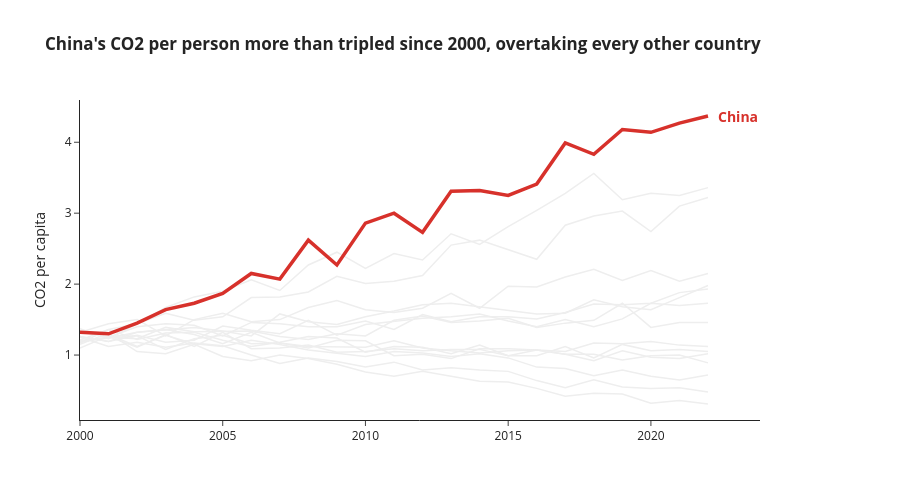

Notebook cell for this chart:
### Markdown cell above
## Task 1 - A line chart showing CO2 per Capita for all countries in the dataset

**Requirements:**
- All countries shown (for context), but only **one highlighted in colour** — your choice which
- All other lines in grey (#EEEEEE), thinner
- Highlighted country/countries **labelled directly** at the end of its line (not in a legend)
- Insight title that names the highlighted country/countries and its story

### Code cell
# Task 1 
# Task 1
def highlight_chart(data, metric, highlight, y_label, color="#D7312B"):
    fig = go.Figure()

    # All other countries: thin grey lines for context
    for country in data["Country"].unique():
        if country == highlight:
            continue
        d = data[data["Country"] == country].sort_values("Year")
        fig.add_trace(go.Scatter(
            x=d["Year"], y=d[metric], mode="lines",
            line=dict(color="#EEEEEE", width=1.5),
            name=country, hovertemplate=f"{country}<br>%{{x}}: %{{y:,.2f}}<extra></extra>"
        ))

    # Highlighted country: thick coloured line, drawn last so it sits on top
    d = data[data["Country"] == highlight].sort_values("Year")
    fig.add_trace(go.Scatter(
        x=d["Year"], y=d[metric], mode="lines",
        line=dict(color=color, width=3.5),
        name=highlight, hovertemplate=f"{highlight}<br>%{{x}}: %{{y:,.2f}}<extra></extra>"
    ))

    # Direct label at the end of the highlighted line (no legend)
    last = d.iloc[-1]
    fig.add_annotation(
        x=last["Year"], y=last[metric], text=f"<b>{highlight}</b>",
        showarrow=False, xanchor="left", xshift=8, font=dict(color=color, size=14)
    )

    # Insight title, calculated from the data
    start, end = d[metric].iloc[0], d[metric].iloc[-1]
    change = (end - start) / start * 100
    verb = "rose" if change > 0 else "fell"
    title = (f"<b>{highlight}'s {y_label.lower()} {verb} {abs(change):.0f}% "
             f"between {d['Year'].min()} and {d['Year'].max()}</b>")

    # Clean layout: no legend, no heavy gridlines, no rotated text
    fig.update_layout(
        template="simple_white", title=title, showlegend=False,
        width=900, height=500, margin=dict(r=140),
        xaxis=dict(title=None, showgrid=False, tickangle=0),
        yaxis=dict(title=y_label, showgrid=False),
    )
    return fig

fig = highlight_chart(df, "CO2_per_capita", "China", "CO2 per capita")
fig.update_layout(title="<b>China's CO2 per person more than tripled since 2000, overtaking every other country</b>")
fig.show()

### Figure 1 — Plotly figure (JSON) as saved in the notebook; plotly's stock layout.template omitted (floating-point values rounded to 4 significant figures)
{"data": [{"hovertemplate": "United States<br>%{x}: %{y:,.2f}<extra></extra>", "line": {"color": "#EEEEEE", "width": 1.5}, "mode": "lines", "name": "United States", "type": "scatter", "x": [2000, 2001, 2002, 2003, 2004, 2005, 2006, 2007, 2008, 2009, 2010, 2011, 2012, 2013, 2014, 2015, 2016, 2017, 2018, 2019, 2020, 2021, 2022], "y": [1.32, 1.26, 1.11, 1.29, 1.12, 1.32, 1.09, 1.1, 1.14, 1.04, 1.05, 1.09, 1.06, 1.08, 1.08, 0.99, 1.07, 1.01, 0.92, 1.06, 0.97, 0.95, 1.02]}, {"hovertemplate": "India<br>%{x}: %{y:,.2f}<extra></extra>", "line": {"color": "#EEEEEE", "width": 1.5}, "mode": "lines", "name": "India", "type": "scatter", "x": [2000, 2001, 2002, 2003, 2004, 2005, 2006, 2007, 2008, 2009, 2010, 2011, 2012, 2013, 2014, 2015, 2016, 2017, 2018, 2019, 2020, 2021, 2022], "y": [1.21, 1.36, 1.44, 1.67, 1.82, 1.9, 2.06, 1.91, 2.27, 2.45, 2.22, 2.43, 2.34, 2.71, 2.56, 2.81, 3.04, 3.28, 3.56, 3.19, 3.28, 3.25, 3.36]}, {"hovertemplate": "Germany<br>%{x}: %{y:,.2f}<extra></extra>", "line": {"color": "#EEEEEE", "width": 1.5}, "mode": "lines", "name": "Germany", "type": "scatter", "x": [2000, 2001, 2002, 2003, 2004, 2005, 2006, 2007, 2008, 2009, 2010, 2011, 2012, 2013, 2014, 2015, 2016, 2017, 2018, 2019, 2020, 2021, 2022], "y": [1.25, 1.12, 1.18, 1.11, 1.17, 1.13, 1.0, 0.88, 0.96, 0.91, 0.83, 0.9, 0.79, 0.82, 0.79, 0.77, 0.64, 0.54, 0.65, 0.55, 0.53, 0.54, 0.48]}, {"hovertemplate": "United Kingdom<br>%{x}: %{y:,.2f}<extra></extra>", "line": {"color": "#EEEEEE", "width": 1.5}, "mode": "lines", "name": "United Kingdom", "type": "scatter", "x": [2000, 2001, 2002, 2003, 2004, 2005, 2006, 2007, 2008, 2009, 2010, 2011, 2012, 2013, 2014, 2015, 2016, 2017, 2018, 2019, 2020, 2021, 2022], "y": [1.15, 1.31, 1.05, 1.02, 1.15, 0.98, 0.92, 1.0, 0.95, 0.87, 0.76, 0.7, 0.77, 0.7, 0.63, 0.62, 0.53, 0.42, 0.46, 0.45, 0.32, 0.36, 0.31]}, {"hovertemplate": "France<br>%{x}: %{y:,.2f}<extra></extra>", "line": {"color": "#EEEEEE", "width": 1.5}, "mode": "lines", "name": "France", "type": "scatter", "x": [2000, 2001, 2002, 2003, 2004, 2005, 2006, 2007, 2008, 2009, 2010, 2011, 2012, 2013, 2014, 2015, 2016, 2017, 2018, 2019, 2020, 2021, 2022], "y": [1.34, 1.29, 1.12, 1.28, 1.16, 1.12, 1.21, 1.15, 1.07, 1.02, 0.98, 1.05, 1.03, 0.98, 1.02, 0.96, 0.83, 0.81, 0.71, 0.79, 0.7, 0.65, 0.72]}, {"hovertemplate": "Brazil<br>%{x}: %{y:,.2f}<extra></extra>", "line": {"color": "#EEEEEE", "width": 1.5}, "mode": "lines", "name": "Brazil", "type": "scatter", "x": [2000, 2001, 2002, 2003, 2004, 2005, 2006, 2007, 2008, 2009, 2010, 2011, 2012, 2013, 2014, 2015, 2016, 2017, 2018, 2019, 2020, 2021, 2022], "y": [1.26, 1.19, 1.32, 1.36, 1.39, 1.34, 1.27, 1.58, 1.47, 1.43, 1.54, 1.62, 1.71, 1.73, 1.68, 1.63, 1.58, 1.59, 1.78, 1.68, 1.64, 1.81, 1.98]}, {"hovertemplate": "Japan<br>%{x}: %{y:,.2f}<extra></extra>", "line": {"color": "#EEEEEE", "width": 1.5}, "mode": "lines", "name": "Japan", "type": "scatter", "x": [2000, 2001, 2002, 2003, 2004, 2005, 2006, 2007, 2008, 2009, 2010, 2011, 2012, 2013, 2014, 2015, 2016, 2017, 2018, 2019, 2020, 2021, 2022], "y": [1.1, 1.27, 1.27, 1.08, 1.23, 1.28, 1.16, 1.17, 1.1, 1.21, 1.2, 0.99, 1.01, 0.95, 1.09, 1.09, 1.07, 1.01, 1.01, 0.93, 0.99, 1.0, 0.89]}, {"hovertemplate": "Canada<br>%{x}: %{y:,.2f}<extra></extra>", "line": {"color": "#EEEEEE", "width": 1.5}, "mode": "lines", "name": "Canada", "type": "scatter", "x": [2000, 2001, 2002, 2003, 2004, 2005, 2006, 2007, 2008, 2009, 2010, 2011, 2012, 2013, 2014, 2015, 2016, 2017, 2018, 2019, 2020, 2021, 2022], "y": [1.17, 1.36, 1.22, 1.31, 1.32, 1.21, 1.12, 1.18, 1.26, 1.24, 1.04, 1.12, 1.11, 1.02, 1.14, 0.99, 0.99, 1.12, 0.96, 1.15, 1.06, 1.08, 1.05]}, {"hovertemplate": "Australia<br>%{x}: %{y:,.2f}<extra></extra>", "line": {"color": "#EEEEEE", "width": 1.5}, "mode": "lines", "name": "Australia", "type": "scatter", "x": [2000, 2001, 2002, 2003, 2004, 2005, 2006, 2007, 2008, 2009, 2010, 2011, 2012, 2013, 2014, 2015, 2016, 2017, 2018, 2019, 2020, 2021, 2022], "y": [1.26, 1.19, 1.28, 1.18, 1.21, 1.41, 1.35, 1.3, 1.49, 1.28, 1.43, 1.47, 1.52, 1.54, 1.58, 1.48, 1.4, 1.5, 1.4, 1.51, 1.73, 1.7, 1.73]}, {"hovertemplate": "South Korea<br>%{x}: %{y:,.2f}<extra></extra>", "line": {"color": "#EEEEEE", "width": 1.5}, "mode": "lines", "name": "South Korea", "type": "scatter", "x": [2000, 2001, 2002, 2003, 2004, 2005, 2006, 2007, 2008, 2009, 2010, 2011, 2012, 2013, 2014, 2015, 2016, 2017, 2018, 2019, 2020, 2021, 2022], "y": [1.32, 1.44, 1.5, 1.27, 1.5, 1.59, 1.47, 1.5, 1.67, 1.77, 1.64, 1.6, 1.66, 1.87, 1.66, 1.97, 1.96, 2.1, 2.21, 2.05, 2.19, 2.04, 2.15]}, {"hovertemplate": "Russia<br>%{x}: %{y:,.2f}<extra></extra>", "line": {"color": "#EEEEEE", "width": 1.5}, "mode": "lines", "name": "Russia", "type": "scatter", "x": [2000, 2001, 2002, 2003, 2004, 2005, 2006, 2007, 2008, 2009, 2010, 2011, 2012, 2013, 2014, 2015, 2016, 2017, 2018, 2019, 2020, 2021, 2022], "y": [1.19, 1.24, 1.32, 1.36, 1.29, 1.16, 1.32, 1.17, 1.12, 1.11, 1.11, 1.2, 1.1, 1.06, 1.03, 1.06, 1.07, 1.05, 1.17, 1.16, 1.19, 1.14, 1.12]}, {"hovertemplate": "South Africa<br>%{x}: %{y:,.2f}<extra></extra>", "line": {"color": "#EEEEEE", "width": 1.5}, "mode": "lines", "name": "South Africa", "type": "scatter", "x": [2000, 2001, 2002, 2003, 2004, 2005, 2006, 2007, 2008, 2009, 2010, 2011, 2012, 2013, 2014, 2015, 2016, 2017, 2018, 2019, 2020, 2021, 2022], "y": [1.2, 1.25, 1.23, 1.39, 1.33, 1.34, 1.34, 1.26, 1.22, 1.3, 1.27, 1.49, 1.55, 1.46, 1.48, 1.52, 1.39, 1.45, 1.49, 1.73, 1.39, 1.46, 1.46]}, {"hovertemplate": "Mexico<br>%{x}: %{y:,.2f}<extra></extra>", "line": {"color": "#EEEEEE", "width": 1.5}, "mode": "lines", "name": "Mexico", "type": "scatter", "x": [2000, 2001, 2002, 2003, 2004, 2005, 2006, 2007, 2008, 2009, 2010, 2011, 2012, 2013, 2014, 2015, 2016, 2017, 2018, 2019, 2020, 2021, 2022], "y": [1.18, 1.25, 1.4, 1.44, 1.42, 1.27, 1.46, 1.44, 1.4, 1.4, 1.48, 1.36, 1.57, 1.47, 1.54, 1.54, 1.51, 1.6, 1.72, 1.71, 1.73, 1.88, 1.93]}, {"hovertemplate": "Indonesia<br>%{x}: %{y:,.2f}<extra></extra>", "line": {"color": "#EEEEEE", "width": 1.5}, "mode": "lines", "name": "Indonesia", "type": "scatter", "x": [2000, 2001, 2002, 2003, 2004, 2005, 2006, 2007, 2008, 2009, 2010, 2011, 2012, 2013, 2014, 2015, 2016, 2017, 2018, 2019, 2020, 2021, 2022], "y": [1.37, 1.23, 1.44, 1.59, 1.49, 1.54, 1.81, 1.82, 1.89, 2.11, 2.01, 2.04, 2.12, 2.55, 2.62, 2.49, 2.35, 2.83, 2.96, 3.03, 2.74, 3.1, 3.22]}, {"hovertemplate": "China<br>%{x}: %{y:,.2f}<extra></extra>", "line": {"color": "#D7312B", "width": 3.5}, "mode": "lines", "name": "China", "type": "scatter", "x": [2000, 2001, 2002, 2003, 2004, 2005, 2006, 2007, 2008, 2009, 2010, 2011, 2012, 2013, 2014, 2015, 2016, 2017, 2018, 2019, 2020, 2021, 2022], "y": [1.32, 1.3, 1.45, 1.64, 1.73, 1.87, 2.15, 2.07, 2.62, 2.27, 2.86, 3.0, 2.73, 3.31, 3.32, 3.25, 3.41, 3.99, 3.83, 4.18, 4.14, 4.27, 4.37]}], "layout": {"annotations": [{"font": {"color": "#D7312B", "size": 14}, "showarrow": false, "text": "<b>China</b>", "x": 2022, "xanchor": "left", "xshift": 8, "y": 4.37}], "height": 500, "margin": {"r": 140}, "showlegend": false, "title": {"text": "<b>China's CO2 per person more than tripled since 2000, overtaking every other country</b>"}, "width": 900, "xaxis": {"autorange": true, "range": [2000, 2024.0], "showgrid": false, "tickangle": 0, "title": {}, "type": "linear"}, "yaxis": {"autorange": true, "range": [0.08444, 4.596], "showgrid": false, "title": {"text": "CO2 per capita"}, "type": "linear"}}}
